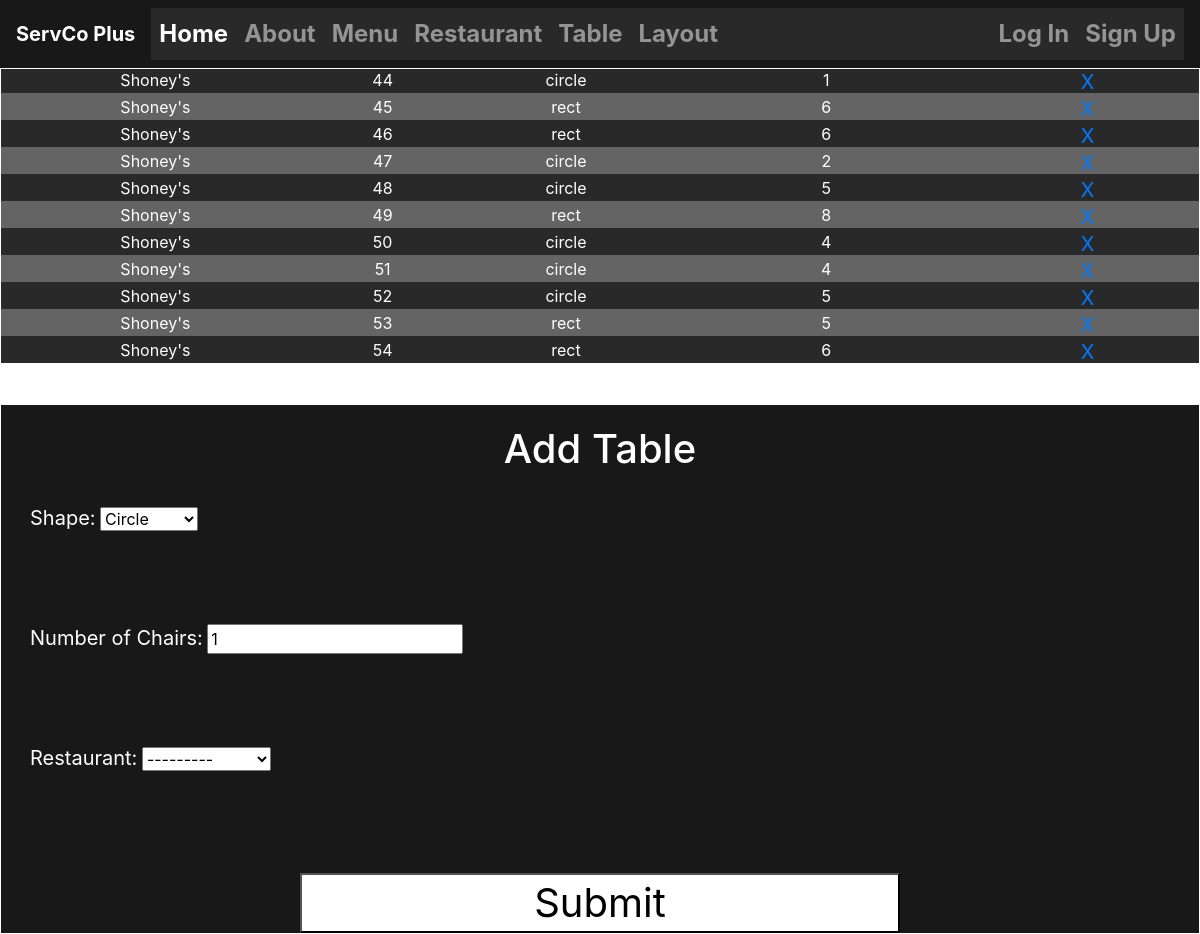
Screenshot of /table/ with the database file from the repository.
### TMS/models.py (models this page shows, shortened)
class Table(models.Model):
    tableID = models.AutoField(primary_key=True)
    shape = models.CharField(max_length=30, choices=(('circle', 'Circle'), ('rect', 'Rectangle')), default='Rectangle')
    table_status = models.CharField(max_length=30, choices=(('available', 'Available'), ('occupied', 'Occupied'), ('reserved', 'Reserved')), default='Available')
    guests = models.PositiveIntegerField(editable=True, default=0)
    seats = models.PositiveIntegerField(editable=True, default=1)
    restaurant = models.ForeignKey(Restaurant, on_delete=models.CASCADE)
    employee = models.ForeignKey(Employee, editable=True, on_delete=models.CASCADE, null=True)

class Restaurant(models.Model):
    id = models.AutoField(primary_key=True)
    name = models.CharField(max_length=30)
    numTables = models.PositiveIntegerField(editable=True, default=0)
    def __str__(self):
        return self.name

### TMS/views.py (the view, shortened to what this page needs)
# urls.py: path("table/", views.table_view, name="table"), # calls table_view to display the table page
def table_view(request):
    form = AddTable()
    tables = Table.objects.all()
    return render(request, 'tables.html', {'tables': tables, 'form': form})

### TMS/forms.py
class AddTable(forms.ModelForm):
     class Meta:
           model = Table
           fields = ['tableID','shape', 'seats', 'restaurant']

### TMS/templates/tables.html (shortened to what this page needs)
{% extends "base.html" %}
{% load static %}
{% block styles %}
<link rel="stylesheet" href="{% static 'myCSS/menu.css' %}">
{% endblock styles %}
{% block content %}
<div class="wrapper-menu wrapper-alt menu-display">
    <table>
        <th colspan="5"><h3>Tables</h3></th>
        <tr>
            <th class="column_headers">Restaurant Name</th>
            <th class="column_headers">Table ID</th>
            <th class="column_headers">Table Shape</th>
            <th class="column_headers">Number of Seats</th>
            <th class="column_headers">Delete Table</th>
        </tr>
        {% for table in tables %}
        <tr>
            <td class="left-column">{{table.restaurant.name}}</td>
            <td>{{table.tableID}}</td>
            <td>{{table.shape}}</td>
            <td class="right-column">{{table.seats}}</td>
            <td class="delete_cell"><a href="{% url 'deletetable' tableID=table.tableID %}" class="delete_button">X</a></td>
        </tr>
        {% endfor %}
    </table>
</div>
<div class="wrapper-menu wrapper-alt">
    <form method="POST" action="{% url 'table' %}">
        <h1>Add Table</h1>
        <div class="input-field">
            <label for="id_shape">Shape: </label>
            {{form.shape}}
        </div>
        <div class="input-field">
            <label for="id_seats">Number of Chairs: </label>
            {{form.seats}}
        </div>
        <div class="input-field">
            <label for="id_restaurant">Restaurant: </label>
            {{form.restaurant}}
        </div>
        <div>
            <button style="width:600px; height: 60px; font-size: 40px;">Submit</button>
        </div>
    </form>
</div>
{% endblock %}

### TMS/static/myCSS/menu.css (style rules this page uses)
body { height: 100vh; width: 100vw; display: flex; align-items: center; justify-content: center; background-image: url("/static/img/clem-onojeghuo-zlABb6Gke24-unsplash.jpg"); background-size: cover; }
.wrapper-menu, .wrapper-restaurant { background-color: rgb(24, 24, 24); height: 700px; width: 700px; display: flex; align-items: center; margin: 20px; border: solid white 1px; }
.wrapper-alt { background-color: rgb(24, 24, 24); border: solid white 1px; display: flex; flex-direction: column; align-items: center; }
form { height: 100%; width: 100%; display: flex; flex-direction: column; align-items: center; }
h1 { margin: 20px; color: white; }
.input-field { margin: 10px; height: 60px; width: 600px; display: inline-block; margin-bottom: 50px; color: white; align-items: center; }
button { width: 600px; height: 60px; font-size: 40px; background-color: white; color: black; margin-top: 20px; display: flex; justify-content: center; align-items: center; }
label { font-size: 20px; color: white; }
th { text-align: center; }
.column_headers { text-align: center; }
td { text-align: center; }
table { width: 100%; color: white; }
table tr:nth-child(odd) { background-color: rgb(42, 41, 41); }
table tr:nth-child(even) { background-color: rgb(100, 100, 100); }
.delete_button { height: 25px; width: 25px; font-size: 20px; }
.delete_cell { display: flex; justify-content: center; align-items: center; }
@media (max-width: 1000px), (max-height: 1000px) { body { flex-direction: column; justify-content: center; align-items: center; } }
@media (max-width: 1000px), (max-height: 1000px) { .wrapper-alt { background-color: rgb(24, 24, 24); border: solid white 1px; display: flex; flex-direction: column; align-items: center; width: 100vw; height: 100%; } }
@media (max-width: 1000px), (max-height: 1000px) { button, .form-input, .input-field { width: 95vw; } }
@media (max-width: 1000px), (max-height: 1000px) { .restaurant-display, .menu-display { margin-top: 150px; } }

### rows the page displays
Table: restaurant.name "Shoney's", tableID "44", shape "circle", seats "1"
Table: restaurant.name "Shoney's", tableID "45", shape "rect", seats "6"
Table: restaurant.name "Shoney's", tableID "46", shape "rect", seats "6"
Table: restaurant.name "Shoney's", tableID "47", shape "circle", seats "2"
Table: restaurant.name "Shoney's", tableID "48", shape "circle", seats "5"
Table: restaurant.name "Shoney's", tableID "49", shape "rect", seats "8"
Table: restaurant.name "Shoney's", tableID "50", shape "circle", seats "4"
Table: restaurant.name "Shoney's", tableID "51", shape "circle", seats "4"
Table: restaurant.name "Shoney's", tableID "52", shape "circle", seats "5"
Table: restaurant.name "Shoney's", tableID "53", shape "rect", seats "5"
Table: restaurant.name "Shoney's", tableID "54", shape "rect", seats "6"
